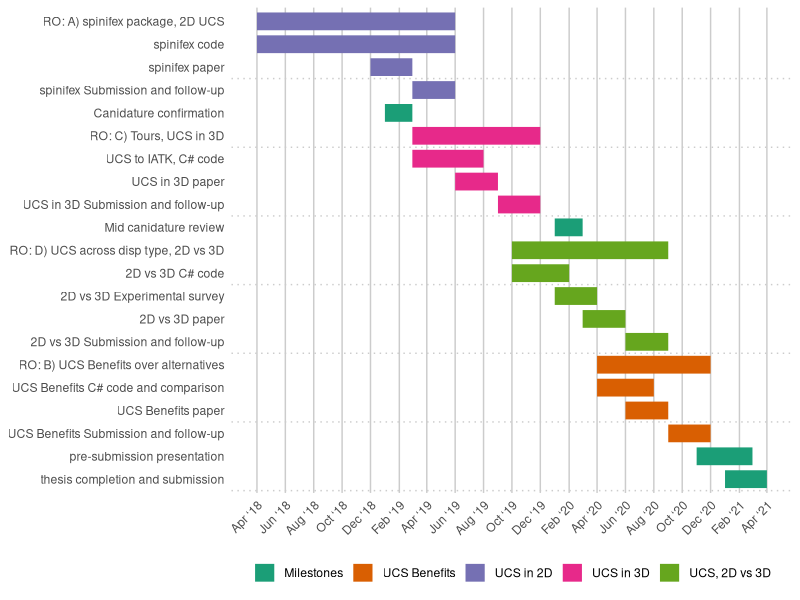

This chart was generated by the following R code:
## ---- chunk 1
#out.extra='angle=90
## working from: https://stats.andrewheiss.com/misc/gantt.html
library(tidyverse)
library(lubridate)
library(scales)

tasks <- tribble(
  ~Start,       ~End,         ~Project,     ~Task,
  "2018-04-01", "2019-06-01", "UCS in 2D",  "RO: A) spinifex package, 2D UCS",
  "2018-04-01", "2019-06-01", "UCS in 2D",  "spinifex code",
  "2018-12-01", "2019-03-01", "UCS in 2D",  "spinifex paper",
  "2019-03-01", "2019-06-01", "UCS in 2D",  "spinifex Submission and follow-up",
  "2019-01-01", "2019-03-01", "Milestones", "Canidature confirmation",
  
  "2019-03-01", "2019-12-01", "UCS in 3D",  "RO: C) Tours, UCS in 3D",
  "2019-03-01", "2019-08-01", "UCS in 3D",  "UCS to IATK, C# code",
  "2019-06-01", "2019-09-01", "UCS in 3D",  "UCS in 3D paper",
  "2019-09-01", "2019-12-01", "UCS in 3D",  "UCS in 3D Submission and follow-up",
  "2020-01-01", "2020-03-01", "Milestones", "Mid canidature review",
  
  "2019-10-01", "2020-09-01", "UCS, 2D vs 3D", "RO: D) UCS across disp type, 2D vs 3D",
  "2019-10-01", "2020-02-01", "UCS, 2D vs 3D", "2D vs 3D C# code",
  "2020-01-01", "2020-04-01", "UCS, 2D vs 3D", "2D vs 3D Experimental survey",
  "2020-03-01", "2020-06-01", "UCS, 2D vs 3D", "2D vs 3D paper",
  "2020-06-01", "2020-09-01", "UCS, 2D vs 3D", "2D vs 3D Submission and follow-up",
  
  "2020-04-01", "2020-12-01", "UCS Benefits", "RO: B) UCS Benefits over alternatives",
  "2020-04-01", "2020-08-01", "UCS Benefits", "UCS Benefits C# code and comparison",
  "2020-06-01", "2020-09-01", "UCS Benefits", "UCS Benefits paper",
  "2020-09-01", "2020-12-01", "UCS Benefits", "UCS Benefits Submission and follow-up",
  
  "2020-11-01", "2021-03-01", "Milestones", "pre-submission presentation",
  "2021-01-01", "2021-04-01", "Milestones", "thesis completion and submission"
)

# Convert data to long for ggplot
tasks.long <- tasks %>%
  mutate(Start = ymd(Start),
         End = ymd(End)) %>%
  gather(date.type, task.date, -c(Project, Task)) %>%
  #arrange(date.type, task.date) %>%
  mutate(Task = factor(Task, levels=rev(unique(Task)), ordered=T))
# Custom theme for making a clean Gantt chart
theme_gantt <- function(base_size=11) {
  ret <- theme_bw(base_size) %+replace%
    theme(panel.background = element_rect(fill="#ffffff", colour=NA),
          axis.title.x=element_text(vjust=-0.2), axis.title.y=element_text(vjust=1.5),
          title=element_text(vjust=1.2),
          panel.border = element_blank(), axis.line=element_blank(),
          panel.grid.minor=element_blank(),
          panel.grid.major.y = element_blank(),
          panel.grid.major.x = element_line(size=0.5, colour="grey80"),
          axis.ticks=element_blank(),
          legend.position="bottom", 
          axis.title=element_text(size=rel(0.8)),
          strip.text=element_text(size=rel(1)),
          strip.background=element_rect(fill="#ffffff", colour=NA),
          panel.spacing.y=unit(1.5, "lines"),
          legend.key = element_blank())
  
  ret
}

# Calculate where to put the dotted lines that show up every three entries
x.breaks <- seq(length(tasks$Task) + 0.5 - 3, 0, by=-3)

# Build plot
timeline <- ggplot(tasks.long, aes(x=Task, y=task.date, colour=Project)) + 
  geom_line(size=6) + 
  geom_vline(xintercept=x.breaks, colour="grey80", linetype="dotted") + 
  guides(colour=guide_legend(title=NULL)) +
  labs(x=NULL, y=NULL) + coord_flip() +
  scale_y_date(date_breaks="2 months", labels=date_format("%b ‘%y")) +
  theme_gantt() + theme(axis.text.x=element_text(angle=45, hjust=1)) +
  scale_color_brewer(palette = "Dark2")

timeline
